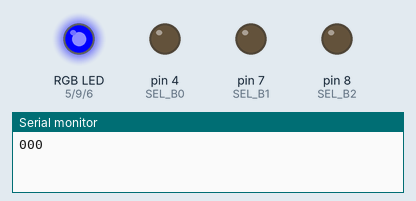
Recording of a sketch running on a simulated Arduino Uno, built with avr-gcc and run on an emulated ATmega328P. On the bench: an RGB LED mixed from three pins (HIGH = lit), output pins drawn as LEDs (lit = HIGH), the last lines printed to the serial monitor. Dim RGB values are drawn brighter than linear.

Above: at 0.05 s.
At 0.35 s:
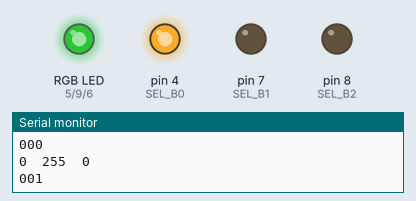
At 0.7 s:
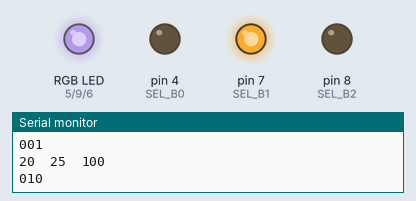
At 0.85 s:
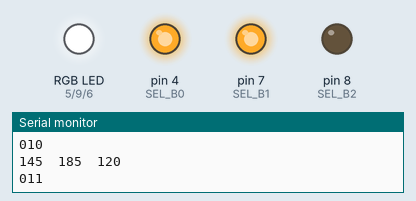
At 1.05 s:
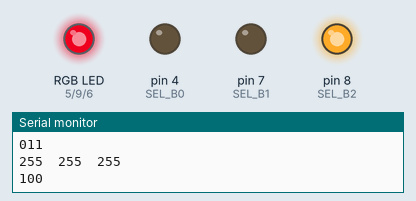
At 1.45 s:
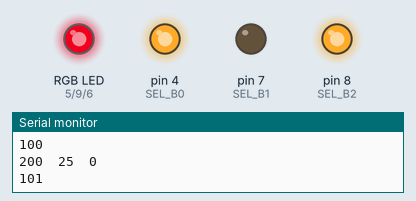
Timing chart, 0 to 3.5 s (numbered marks = the images above):
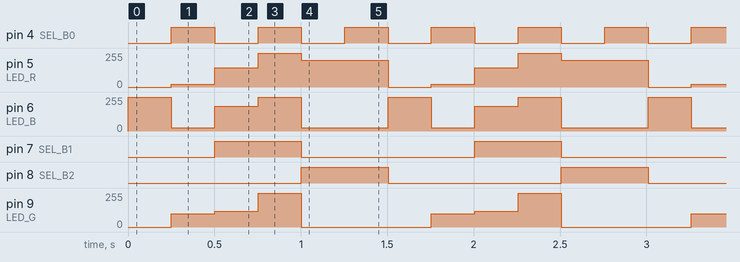

Measured:
- by itself, pin 4 (SEL_B0): alternates HIGH for 0.25 s and LOW for 0.25 s
- by itself, pin 5 (LED_R): repeats every 1.5 s: 145/255 0.25 s, 255/255 0.25 s, 200/255 0.50 s, 0/255 0.25 s, 20/255 0.25 s
- by itself, pin 6 (LED_B): repeats every 1.5 s: 25/255 0.25 s, 185/255 0.25 s, 255/255 0.25 s, 25/255 0.50 s, 255/255 0.25 s
- by itself, pin 7 (SEL_B1), pin 8 (SEL_B2): alternates HIGH for 0.50 s and LOW for 1.0 s
- by itself, pin 9 (LED_G): repeats every 1.5 s: 120/255 0.25 s, 255/255 0.25 s, 0/255 0.75 s, 100/255 0.25 s

The sketch:

MUX_TEST.ino
```cpp
// (licence header left out)
int LED_R = 5, LED_B = 6, LED_G = 9, SEL_B0 = 4, SEL_B1 = 7, SEL_B2 = 8; //Setting pin numbers for the RGB Cathodes and the selection pins for the DEMUX
int ACTIVE_RGB[18] = {0,255,0,20,25,100,145,185,120,255,255,255,200,25,0,200,25,0}; //This is to hold the colors for each LED when the alarm is on
int DEACTIVE_RGB[18] = {0,75,220,0,75,220,0,75,220,0,75,220,0,75,220,0,75,220}; //This is to hold the colors for each LED when the correct button has been depressed
int AFLAG = 0; //This will make the clock go into the alarm mode

void setup(){

  //Baud Rate could be increase?
  Serial.begin(115200);

  //Setting I/O Pins
  pinMode(LED_R, OUTPUT);
  pinMode(LED_B, OUTPUT);
  pinMode(LED_G, OUTPUT);
  pinMode(SEL_B0, OUTPUT);
  pinMode(SEL_B1, OUTPUT);
  pinMode(SEL_B2, OUTPUT);
}

void loop() {

  //do{

    AFLAG = alarmOn();

  //}while(!AFLAG)

}

//alarmON loops through the LEDs and displays their color by calling the pinSelect then rgbSelect
int alarmOn(){
    for(int i = 0; i <= 5; i++){
        pinSelect(i);
        rgbSelect(i);
    }
}

//pinSelect sets the select bits of the DEMUX to connect the anode to ground allowing the colors to shine
void pinSelect(int bit_sel){

       digitalWrite(SEL_B0,(((bit_sel&1)==1) ? HIGH : LOW));
       digitalWrite(SEL_B1,(((bit_sel&2)==2) ? HIGH : LOW));
       digitalWrite(SEL_B2,(((bit_sel&4)==4) ? HIGH : LOW));

       //Debugging Code::
         Serial.print(digitalRead(SEL_B2));
         Serial.print(digitalRead(SEL_B1));
         Serial.println(digitalRead(SEL_B0));

}


//rgbSelect sets the PWM for the proper RGB colors of the LEDs
void rgbSelect(int color_sel){
       color_sel *= 3;
       analogWrite(LED_R,ACTIVE_RGB[color_sel]);
       analogWrite(LED_B,ACTIVE_RGB[color_sel+1]);
       analogWrite(LED_G,ACTIVE_RGB[color_sel+2]);
       delay(250);
    //Debug Code::
       Serial.print(ACTIVE_RGB[color_sel]);
       Serial.print("\t");
       Serial.print(ACTIVE_RGB[color_sel+1]);
       Serial.print("\t");
       Serial.println(ACTIVE_RGB[color_sel+2]);

}
```
